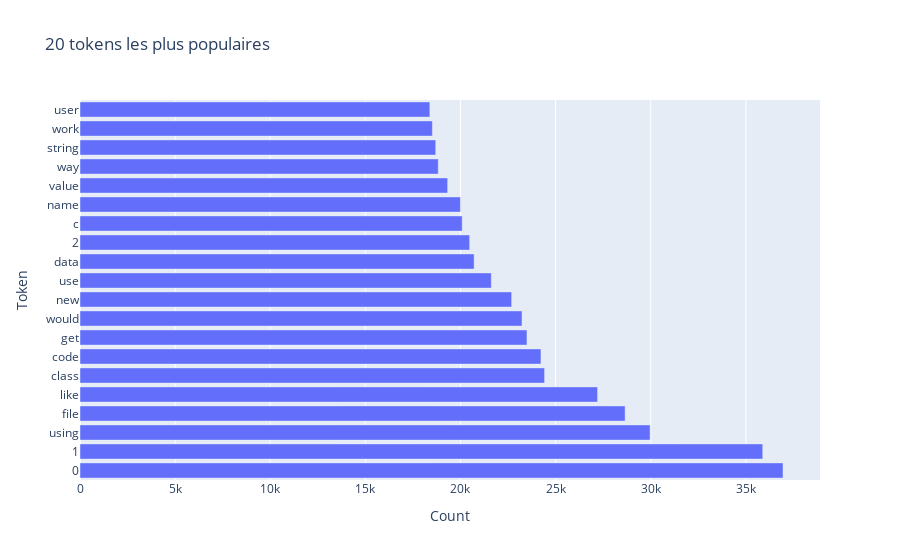

The notebook cell saved with this chart:
### Code cell
plot_most_popular_tokens(corpus_bodies)

### Figure 1 — Plotly figure (JSON) as saved in the notebook; plotly's stock layout.template omitted (floating-point values rounded to 4 significant figures)
{"data": [{"alignmentgroup": "True", "hovertemplate": "x=%{x}<br>y=%{y}<extra></extra>", "legendgroup": "", "marker": {"color": "#636efa", "pattern": {"shape": ""}}, "name": "", "offsetgroup": "", "orientation": "h", "showlegend": false, "textposition": "auto", "type": "bar", "x": [36954, 35889, 29969, 28655, 27207, 24421, 24231, 23495, 23236, 22691, 21621, 20718, 20483, 20090, 19998, 19326, 18832, 18699, 18523, 18390], "xaxis": "x", "y": ["0", "1", "using", "file", "like", "class", "code", "get", "would", "new", "use", "data", "2", "c", "name", "value", "way", "string", "work", "user"], "yaxis": "y"}], "layout": {"barmode": "relative", "legend": {"tracegroupgap": 0}, "title": {"text": "20 tokens les plus populaires"}, "xaxis": {"anchor": "y", "domain": [0, 1], "title": {"text": "Count"}}, "yaxis": {"anchor": "x", "domain": [0, 1], "title": {"text": "Token"}}}}
